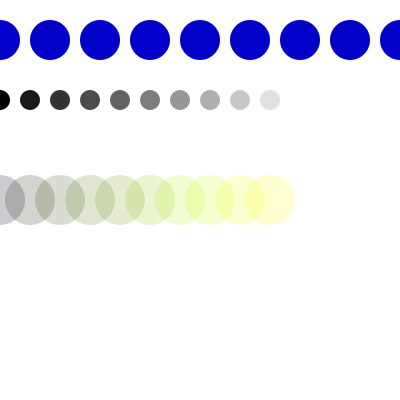
Frame 1 (no input)
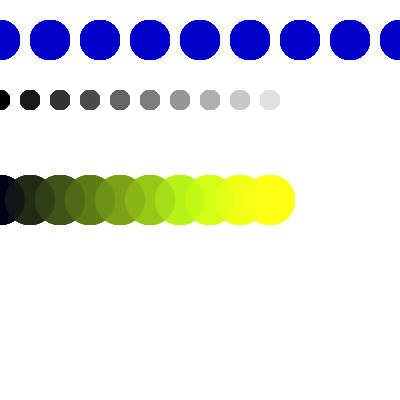
Frame 60 (the mouse pressed at the canvas centre just before this capture)
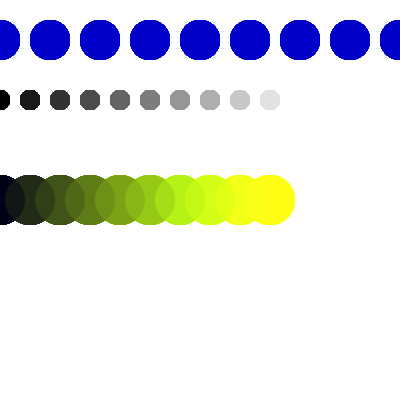
Frame 120 (the mouse held since frame 60 and released just before this capture)

The Processing sketch that drew these frames (run headless with seeded random() and noise(); from frame 60 on, the mouse is pressed at the canvas centre):

// Processing sketch: day6_1_ForLoops
// ── day6_1_ForLoops.pde
//----------------------------------------------------
// DT Bootcamp 2013, Parsons the New School for Design. 
// Day 6, For Loops and Functions
// More For Loops
// http://processing.org/reference/for.html
//----------------------------------------------------


/* FOR LOOPS
 - for loops are an essential part of saving time while coding!
 - Basic for-loops allow you to duplicate an action any number of times 
   while logically switching one variable input
 - they come in very handy for duplication of graphics, steps, and many other things
 */

void setup() {
  
  size(400, 400);
  noStroke();
  smooth();   
  background(255);
}

void draw() {

  // creates 10 circles spaced apart by 40 pixels that have diameters of 20 pixels
  for (int i = 0; i < 10; i++) {
    fill(0,0,200);
    ellipse(50*i, 40, 40, 40);
  }

  // creates 10 circles spaced apart by 20 pixels that have diameters of 10 pixels
  for (int i = 0; i < 10; i++) {
    fill(i*25);
    ellipse(30*i, 100, 20, 20);
  }

  // creates 10 circles spaced apart by 40 pixels that have diameters of 5 pixels
  for (int i = 0; i < 10; i++) {
    fill(30*i, i*40, 20, 50);
    ellipse(30*i, 200, 50, 50);
  }
}

//Note: try messing around with the numbers in these for loops and examine how the sketch changes.
